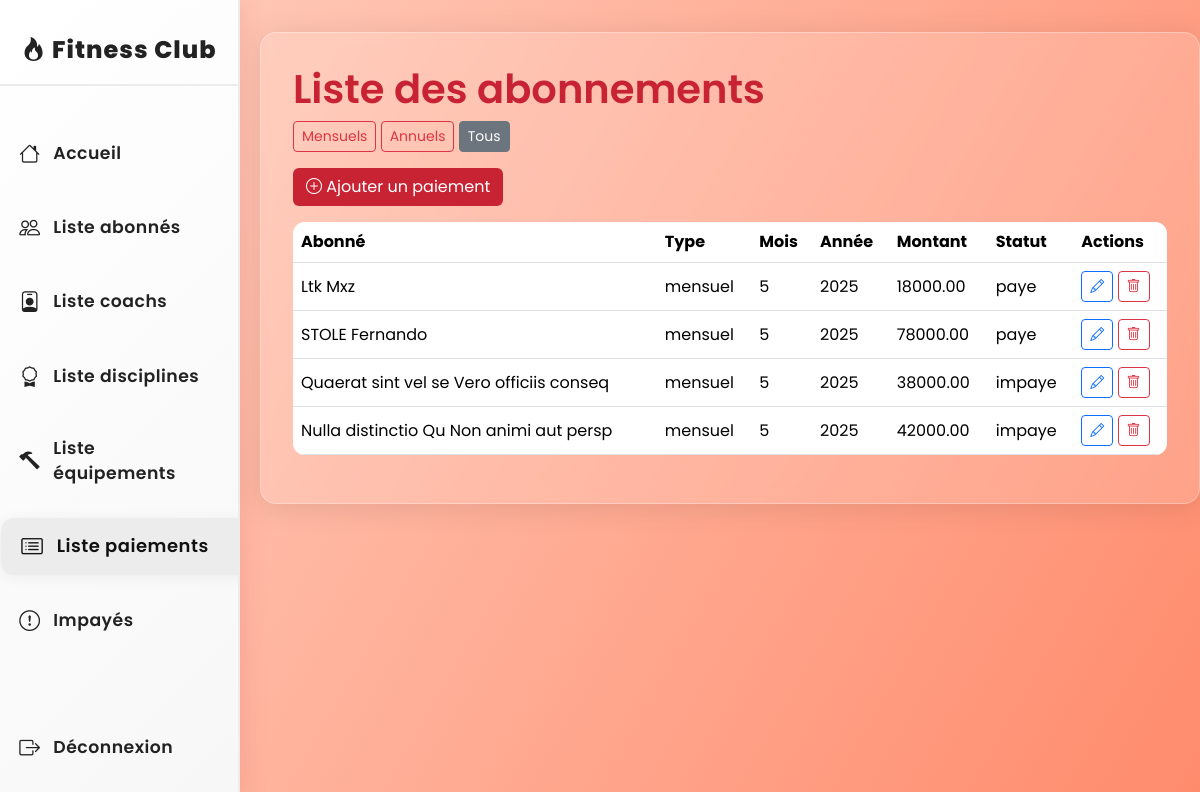
The app's page /liste_abonnements.php (signed in) with its own data.
### tables this page shows
CREATE TABLE `paiements` (
  `id` int(11) NOT NULL,
  `abonne_id` int(11) NOT NULL,
  `date_paiement` date DEFAULT NULL,
  `montant` decimal(10,2) DEFAULT NULL,
  `type_abonnement` enum('mensuel','annuel') DEFAULT NULL,
  `mois` int(11) DEFAULT NULL,
  `annee` int(11) DEFAULT NULL,
  `statut` enum('paye','impaye') DEFAULT 'impaye'
);

CREATE TABLE `abonnes` (
  `id` int(11) NOT NULL,
  `nom` varchar(100) NOT NULL,
  `prenom` varchar(100) NOT NULL,
  `email` varchar(150) DEFAULT NULL,
  `telephone` varchar(30) DEFAULT NULL,
  `date_naissance` date DEFAULT NULL,
  `adresse` varchar(255) DEFAULT NULL,
  `code_postal` varchar(20) DEFAULT NULL,
  `ville` varchar(100) DEFAULT NULL,
  `pays` varchar(100) DEFAULT NULL,
  `date_inscription` date DEFAULT curdate(),
  `date_expiration` date DEFAULT NULL,
  `photo` varchar(255) DEFAULT NULL,
  `type_abonnement` enum('mensuel','annuel') DEFAULT 'mensuel'
);

### models.php (called while the page is built, shortened)
<?php
require_once 'db.php';
function getPaiements($mois = null, $annee = null, $statut = null)
{
    global $pdo;
    $sql = "SELECT p.*, a.nom AS abonne_nom, a.prenom AS abonne_prenom
            FROM paiements p
            LEFT JOIN abonnes a ON p.abonne_id = a.id";
    $params = [];
    $where = [];
    $stmt = $pdo->prepare($sql);
    $stmt->execute($params);
    $result = $stmt->fetchAll();
    foreach ($result as &$row) {
        if (isset($row['mois'])) $row['mois'] = (int)$row['mois'];
    }
    return $result;
}

### liste_abonnements.php (the view, shortened to what this page needs)
<?php
require_once 'models.php';
$type = $_GET['type'] ?? '';
if ($type === 'mensuel' || $type === 'annuel') {
    $paiements = array_filter(getPaiements(), function($p) use ($type) {
        return $p['type_abonnement'] === $type;
    });
} else {
    $paiements = getPaiements();
}
include 'header.php';
?>
<div class="container glass">
    <h1>Liste des abonnements</h1>
    <div class="mb-3">
        <a href="?type=mensuel" class="btn btn-outline-danger btn-sm<?php if($type==='mensuel') echo ' active'; ?>">Mensuels</a>
        <a href="?type=annuel" class="btn btn-outline-danger btn-sm<?php if($type==='annuel') echo ' active'; ?>">Annuels</a>
        <a href="liste_abonnements.php" class="btn btn-outline-secondary btn-sm<?php if(!$type) echo ' active'; ?>">Tous</a>
    </div>
    <a href="paiement_form.php" class="btn btn-red mb-3"><i class="bi bi-plus-circle"></i> Ajouter un paiement</a>
    <table class="table table-hover align-middle">
        <thead>
            <tr>
                <th>Abonné</th>
                <th>Type</th>
                <th>Mois</th>
                <th>Année</th>
                <th>Montant</th>
                <th>Statut</th>
                <th>Actions</th>
            </tr>
        </thead>
        <tbody>
            <?php foreach ($paiements as $paiement): ?>
                <tr>
                    <td>
                        <?php
                        echo htmlspecialchars(
                            (isset($paiement['abonne_nom']) ? $paiement['abonne_nom'] : '') .
                            ' ' .
                            (isset($paiement['abonne_prenom']) ? $paiement['abonne_prenom'] : '')
                        );
                        ?>
                    </td>
                    <td><?php echo htmlspecialchars($paiement['type_abonnement']); ?></td>
                    <td><?php echo htmlspecialchars($paiement['mois']); ?></td>
                    <td><?php echo htmlspecialchars($paiement['annee']); ?></td>
                    <td><?php echo htmlspecialchars($paiement['montant']); ?></td>
                    <td><?php echo htmlspecialchars($paiement['statut']); ?></td>
                    <td>
                        <a href="paiement_form.php?id=<?php echo $paiement['id']; ?>" class="btn btn-sm btn-outline-primary" title="Modifier"><i class="bi bi-pencil"></i></a>
                        <a href="supprimer_paiement.php?id=<?php echo $paiement['id']; ?>" class="btn btn-sm btn-outline-danger" title="Supprimer" onclick="return confirm('Supprimer ce paiement ?');"><i class="bi bi-trash"></i></a>
                    </td>
                </tr>
            <?php endforeach; ?>
        </tbody>
    </table>
</div>
<?php include 'footer.php'; ?>

### header.php (shortened to what this page needs)
<!DOCTYPE html>
<html lang="fr">
<head>
    <link href="https://cdn.jsdelivr.net/npm/bootstrap@5.3.3/dist/css/bootstrap.min.css" rel="stylesheet">
    <link href="https://cdn.jsdelivr.net/npm/bootstrap-icons@1.11.3/font/bootstrap-icons.css" rel="stylesheet">
</head>
<body>
    <?php if (isset($_SESSION['user'])): ?>
    <nav class="sidebar">
        <div class="sidebar-title">
            <i class="bi bi-fire"></i> Fitness Club
        </div>
        <a class="nav-link<?php if (basename($_SERVER['PHP_SELF']) == 'index.php') echo ' active'; ?>" href="index.php"><i class="bi bi-house"></i> Accueil</a>
        <a class="nav-link<?php if (basename($_SERVER['PHP_SELF']) == 'liste_abonnes.php') echo ' active'; ?>" href="liste_abonnes.php"><i class="bi bi-people"></i> Liste abonnés</a>
        <a class="nav-link<?php if (basename($_SERVER['PHP_SELF']) == 'liste_coachs.php') echo ' active'; ?>" href="liste_coachs.php"><i class="bi bi-person-badge"></i> Liste coachs</a>
        <a class="nav-link<?php if (basename($_SERVER['PHP_SELF']) == 'liste_disciplines.php') echo ' active'; ?>" href="liste_disciplines.php"><i class="bi bi-award"></i> Liste disciplines</a>
        <a class="nav-link<?php if (basename($_SERVER['PHP_SELF']) == 'liste_equipements.php') echo ' active'; ?>" href="liste_equipements.php"><i class="bi bi-hammer"></i> Liste équipements</a>
        <a class="nav-link<?php if (basename($_SERVER['PHP_SELF']) == 'liste_abonnements.php') echo ' active'; ?>" href="liste_abonnements.php"><i class="bi bi-card-list"></i> Liste paiements</a>
        <a class="nav-link<?php if (basename($_SERVER['PHP_SELF']) == 'liste_impayes.php') echo ' active'; ?>" href="liste_impayes.php"><i class="bi bi-exclamation-circle"></i> Impayés</a>
        <a class="nav-link" href="logout.php"><i class="bi bi-box-arrow-right"></i> Déconnexion</a>
    </nav>
    <?php endif; ?>
    <div class="main-content">

### footer.php (shortened to what this page needs)
</div>
</body>
</html>

### header.php (style rules this page uses)
body { font-family: 'Poppins', sans-serif; background: linear-gradient(120deg, #ffd1c1 0%, #ff8a6b 100%); min-height: 100vh; }
.glass { background: rgba(255, 255, 255, 0.15); border-radius: 16px; box-shadow: 0 4px 30px rgba(0, 0, 0, 0.1); backdrop-filter: blur(7px); -webkit-backdrop-filter: blur(7px); border: 1px solid rgba(255, 255, 255, 0.3); padding: 2rem; margin-top: 2rem; }
h1, .table thead { color: #c82333; font-weight: 600; }
.table { background: rgba(255, 255, 255, 0.7); border-radius: 12px; overflow: hidden; }
.btn-red { background: #c82333; color: #fff; }
.sidebar { position: fixed; top: 0; left: 0; height: 100vh; width: 240px; background: linear-gradient(135deg, #fff 0%, #f7f7f7 100%); box-shadow: 4px 0 24px rgba(200, 35, 51, 0.12), 0 1.5px 0 rgba(255, 255, 255, 0.25) inset; z-index: 1000; padding-top: 2rem; display: flex; flex-direction: column; backdrop-filter: blur(18px); -webkit-backdrop-filter: blur(18px); border-right: 2px solid #ececec; transition: background 0.3s; overflow-y: auto; }
.sidebar .sidebar-title { font-size: 1.5rem; font-weight: 800; color: #222; margin-bottom: 2.5rem; text-align: center; letter-spacing: 1px; text-shadow: none; padding-bottom: 1rem; border-bottom: 2px solid #ececec; }
.sidebar .nav-link { color: #222; font-weight: 600; margin-bottom: 1.2rem; padding: 0.75rem 1.2rem; border-radius: 12px; display: flex; align-items: center; font-size: 1.08rem; letter-spacing: 0.5px; transition: background 0.18s cubic-bezier(.4, 0, .2, 1), color 0.18s cubic-bezier(.4, 0, .2, 1), box-shadow 0.18s cubic-bezier(.4, 0, .2, 1), transform 0.18s cubic-bezier(.4, 0, .2, 1); box-shadow: none; position: relative; }
.sidebar .nav-link i { font-size: 1.3rem; margin-right: 0.8rem; color: #222; filter: none; transition: color 0.2s; }
.sidebar .nav-link.active, .sidebar .nav-link:hover { background: #ececec; color: #111; box-shadow: 0 2px 12px #ececec; transform: translateX(6px) scale(1.04); }
.sidebar .nav-link.active i, .sidebar .nav-link:hover i { color: #111; text-shadow: none; }
.sidebar .nav-link.active::before { content: ''; position: absolute; left: -10px; top: 50%; transform: translateY(-50%); width: 6px; height: 32px; border-radius: 6px; background: linear-gradient(180deg, #bbb 0%, #eee 100%); box-shadow: 0 0 8px #ececec; }
.sidebar .nav-link:last-child { margin-top: auto; margin-bottom: 1.5rem; }
.main-content { margin-left: 260px; transition: margin-left 0.2s; }

### records on screen
paiements: abonne.prenom "Ltk Mxz", type_abonnement "mensuel", mois "5", annee "2025", montant "18000.00", statut "paye"
paiements: abonne.prenom "STOLE Fernando", type_abonnement "mensuel", mois "5", annee "2025", montant "78000.00", statut "paye"
paiements: abonne.prenom "Quaerat sint vel se Vero officiis conseq", type_abonnement "mensuel", mois "5", annee "2025", montant "38000.00", statut "impaye"
paiements: abonne.prenom "Nulla distinctio Qu Non animi aut persp", type_abonnement "mensuel", mois "5", annee "2025", montant "42000.00", statut "impaye"
